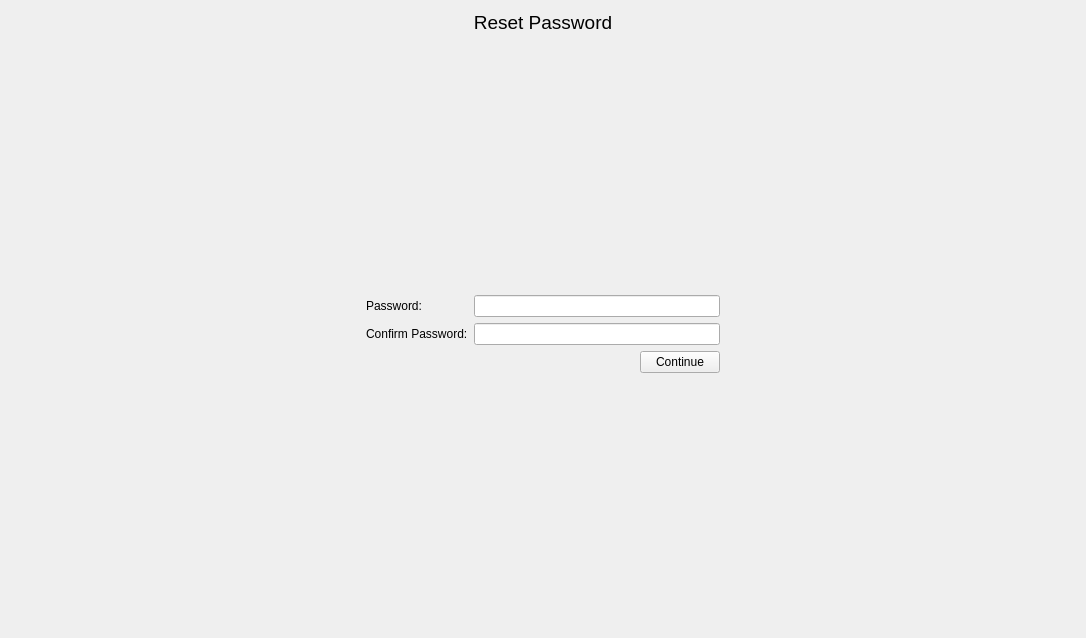
<?xml version="1.0" encoding="UTF-8"?>
<ui version="4.0">
 <class>ResetPasswordScreen</class>
 <widget class="QWidget" name="ResetPasswordScreen">
  <property name="geometry">
   <rect>
    <x>0</x>
    <y>0</y>
    <width>1086</width>
    <height>638</height>
   </rect>
  </property>
  <property name="windowTitle">
   <string>Form</string>
  </property>
  <layout class="QGridLayout" name="gridLayout_2">
   <item row="0" column="1">
    <widget class="QLabel" name="label_3">
     <property name="font">
      <font>
       <pointsize>14</pointsize>
       <underline>false</underline>
      </font>
     </property>
     <property name="text">
      <string>Reset Password</string>
     </property>
     <property name="alignment">
      <set>Qt::AlignCenter</set>
     </property>
    </widget>
   </item>
   <item row="3" column="1">
    <spacer name="verticalSpacer">
     <property name="orientation">
      <enum>Qt::Vertical</enum>
     </property>
     <property name="sizeHint" stdset="0">
      <size>
       <width>20</width>
       <height>40</height>
      </size>
     </property>
    </spacer>
   </item>
   <item row="2" column="0">
    <spacer name="horizontalSpacer_2">
     <property name="orientation">
      <enum>Qt::Horizontal</enum>
     </property>
     <property name="sizeHint" stdset="0">
      <size>
       <width>40</width>
       <height>20</height>
      </size>
     </property>
    </spacer>
   </item>
   <item row="1" column="1">
    <spacer name="verticalSpacer_2">
     <property name="orientation">
      <enum>Qt::Vertical</enum>
     </property>
     <property name="sizeHint" stdset="0">
      <size>
       <width>20</width>
       <height>40</height>
      </size>
     </property>
    </spacer>
   </item>
   <item row="2" column="1">
    <layout class="QGridLayout" name="gridLayout">
     <item row="2" column="2">
      <widget class="QPushButton" name="ContinueButton">
       <property name="text">
        <string>Continue</string>
       </property>
      </widget>
     </item>
     <item row="1" column="0">
      <widget class="QLabel" name="confirmLabel">
       <property name="text">
        <string>Confirm Password:</string>
       </property>
      </widget>
     </item>
     <item row="0" column="0">
      <widget class="QLabel" name="pwLabel">
       <property name="text">
        <string>Password:</string>
       </property>
      </widget>
     </item>
     <item row="2" column="1">
      <spacer name="horizontalSpacer">
       <property name="orientation">
        <enum>Qt::Horizontal</enum>
       </property>
       <property name="sizeHint" stdset="0">
        <size>
         <width>40</width>
         <height>20</height>
        </size>
       </property>
      </spacer>
     </item>
     <item row="1" column="1" colspan="2">
      <widget class="QLineEdit" name="confirmBox">
       <property name="echoMode">
        <enum>QLineEdit::Password</enum>
       </property>
      </widget>
     </item>
     <item row="0" column="1" colspan="2">
      <widget class="QLineEdit" name="passwordBox">
       <property name="echoMode">
        <enum>QLineEdit::Password</enum>
       </property>
      </widget>
     </item>
    </layout>
   </item>
   <item row="2" column="2">
    <spacer name="horizontalSpacer_3">
     <property name="orientation">
      <enum>Qt::Horizontal</enum>
     </property>
     <property name="sizeHint" stdset="0">
      <size>
       <width>40</width>
       <height>20</height>
      </size>
     </property>
    </spacer>
   </item>
  </layout>
 </widget>
 <tabstops>
  <tabstop>passwordBox</tabstop>
  <tabstop>confirmBox</tabstop>
  <tabstop>ContinueButton</tabstop>
 </tabstops>
 <resources/>
 <connections/>
</ui>
